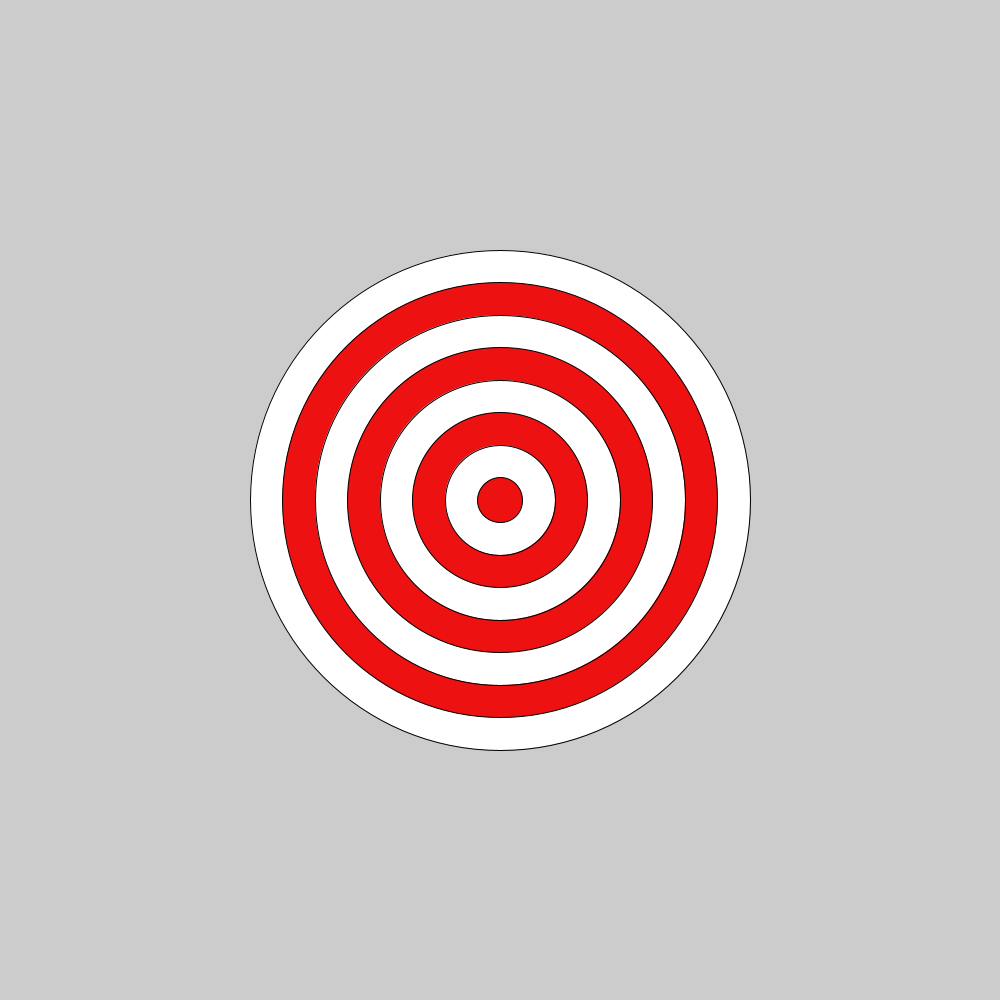
Frame 1 (no input)
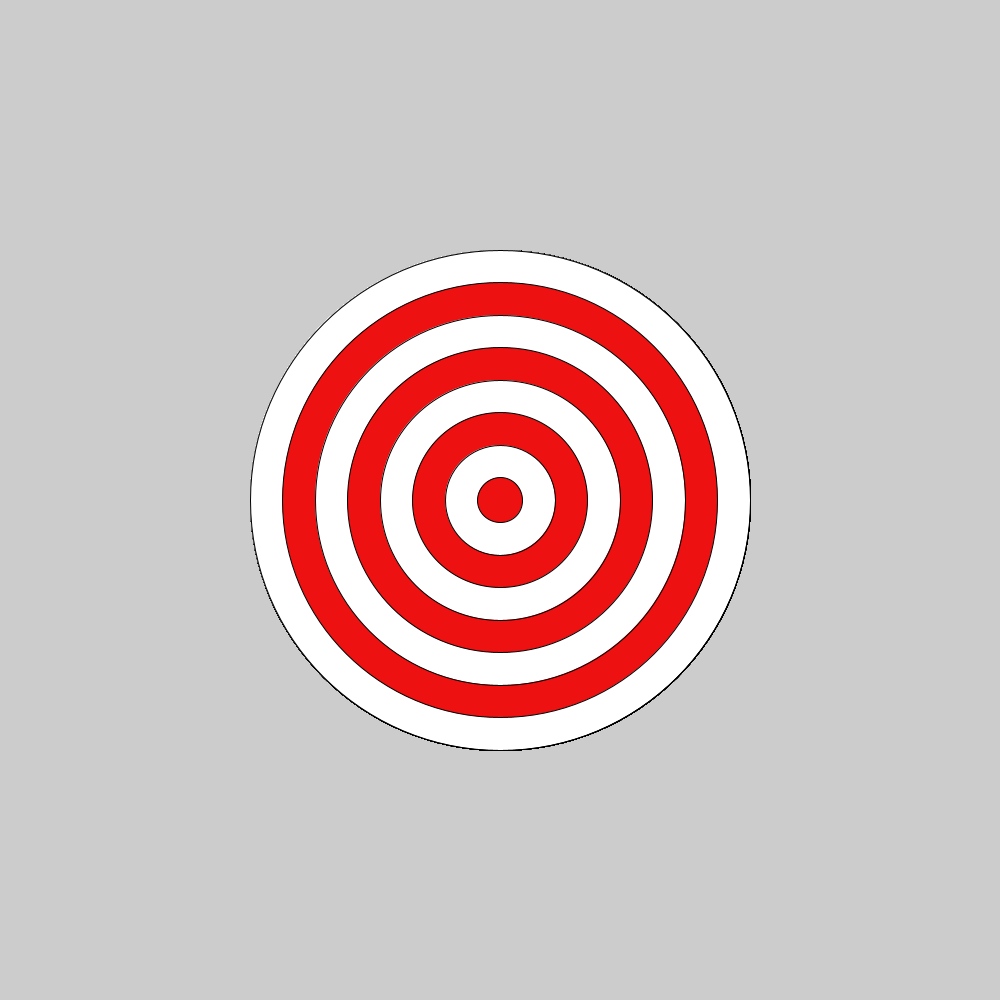
Frame 60 (the mouse pressed at the canvas centre just before this capture)
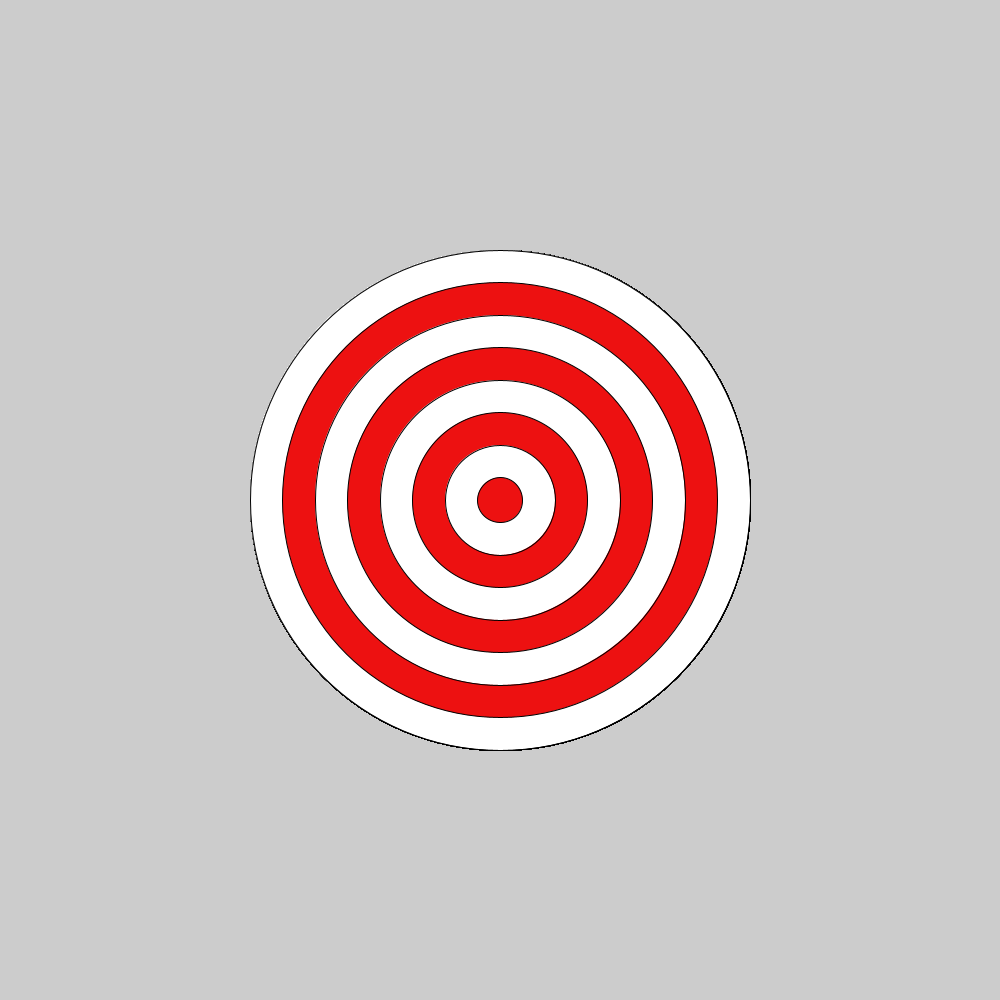
Frame 120 (the mouse held since frame 60 and released just before this capture)

The Processing sketch that drew these frames (run headless with seeded random() and noise(); from frame 60 on, the mouse is pressed at the canvas centre):

// Processing sketch: bullseye
// ── bullseye.pde
void setup() {
 
 size(1000,1000);
  
}

void draw() {
  

  
  //Starting with the largest ellipse, use a for loop to draw a bullseye with ellipses.
for (int i = 0; i < 8; i++) {
     ellipse(500,500,(500-i*65),(500-i*65));
  


  //Use an if statement and modulo to alternate the color of your rings.
  if( i %2==0){
    
  fill(#ED1111);
  }
else{

fill(#FFFFFF);
}

}

}
